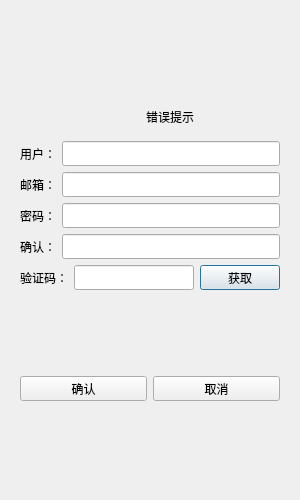
<?xml version="1.0" encoding="UTF-8"?>
<ui version="4.0">
 <class>RegisterDialog</class>
 <widget class="QDialog" name="RegisterDialog">
  <property name="geometry">
   <rect>
    <x>0</x>
    <y>0</y>
    <width>300</width>
    <height>500</height>
   </rect>
  </property>
  <property name="minimumSize">
   <size>
    <width>300</width>
    <height>500</height>
   </size>
  </property>
  <property name="maximumSize">
   <size>
    <width>338</width>
    <height>500</height>
   </size>
  </property>
  <property name="windowTitle">
   <string>Dialog</string>
  </property>
  <layout class="QVBoxLayout" name="verticalLayout_2">
   <item>
    <layout class="QVBoxLayout" name="verticalLayout">
     <item>
      <widget class="QStackedWidget" name="stackedWidget">
       <widget class="QWidget" name="page">
        <layout class="QVBoxLayout" name="verticalLayout_3">
         <item>
          <spacer name="verticalSpacer">
           <property name="orientation">
            <enum>Qt::Vertical</enum>
           </property>
           <property name="sizeHint" stdset="0">
            <size>
             <width>20</width>
             <height>40</height>
            </size>
           </property>
          </spacer>
         </item>
         <item>
          <widget class="QWidget" name="widget" native="true">
           <property name="minimumSize">
            <size>
             <width>300</width>
             <height>0</height>
            </size>
           </property>
           <property name="layoutDirection">
            <enum>Qt::LeftToRight</enum>
           </property>
           <layout class="QVBoxLayout" name="verticalLayout_4">
            <item>
             <widget class="QLabel" name="err_tip">
              <property name="layoutDirection">
               <enum>Qt::LeftToRight</enum>
              </property>
              <property name="text">
               <string>错误提示</string>
              </property>
              <property name="alignment">
               <set>Qt::AlignCenter</set>
              </property>
             </widget>
            </item>
           </layout>
          </widget>
         </item>
         <item>
          <layout class="QHBoxLayout" name="horizontalLayout">
           <item>
            <widget class="QLabel" name="user_label">
             <property name="minimumSize">
              <size>
               <width>0</width>
               <height>25</height>
              </size>
             </property>
             <property name="maximumSize">
              <size>
               <width>16777215</width>
               <height>25</height>
              </size>
             </property>
             <property name="text">
              <string>用户：</string>
             </property>
            </widget>
           </item>
           <item>
            <widget class="QLineEdit" name="user_edit">
             <property name="minimumSize">
              <size>
               <width>0</width>
               <height>25</height>
              </size>
             </property>
             <property name="maximumSize">
              <size>
               <width>16777215</width>
               <height>25</height>
              </size>
             </property>
            </widget>
           </item>
          </layout>
         </item>
         <item>
          <layout class="QHBoxLayout" name="horizontalLayout_2">
           <item>
            <widget class="QLabel" name="email_label">
             <property name="minimumSize">
              <size>
               <width>0</width>
               <height>25</height>
              </size>
             </property>
             <property name="maximumSize">
              <size>
               <width>16777215</width>
               <height>25</height>
              </size>
             </property>
             <property name="text">
              <string>邮箱：</string>
             </property>
            </widget>
           </item>
           <item>
            <widget class="QLineEdit" name="email_edit">
             <property name="minimumSize">
              <size>
               <width>0</width>
               <height>25</height>
              </size>
             </property>
             <property name="maximumSize">
              <size>
               <width>16777215</width>
               <height>25</height>
              </size>
             </property>
            </widget>
           </item>
          </layout>
         </item>
         <item>
          <layout class="QHBoxLayout" name="horizontalLayout_3">
           <item>
            <widget class="QLabel" name="pass_label">
             <property name="minimumSize">
              <size>
               <width>0</width>
               <height>25</height>
              </size>
             </property>
             <property name="maximumSize">
              <size>
               <width>16777215</width>
               <height>25</height>
              </size>
             </property>
             <property name="text">
              <string>密码：</string>
             </property>
            </widget>
           </item>
           <item>
            <widget class="QLineEdit" name="pass_edit">
             <property name="minimumSize">
              <size>
               <width>0</width>
               <height>25</height>
              </size>
             </property>
             <property name="maximumSize">
              <size>
               <width>16777215</width>
               <height>25</height>
              </size>
             </property>
            </widget>
           </item>
          </layout>
         </item>
         <item>
          <layout class="QHBoxLayout" name="horizontalLayout_4">
           <item>
            <widget class="QLabel" name="confirm_label">
             <property name="minimumSize">
              <size>
               <width>0</width>
               <height>25</height>
              </size>
             </property>
             <property name="maximumSize">
              <size>
               <width>16777215</width>
               <height>25</height>
              </size>
             </property>
             <property name="text">
              <string>确认：</string>
             </property>
            </widget>
           </item>
           <item>
            <widget class="QLineEdit" name="confirm_edit">
             <property name="minimumSize">
              <size>
               <width>0</width>
               <height>25</height>
              </size>
             </property>
             <property name="maximumSize">
              <size>
               <width>16777215</width>
               <height>25</height>
              </size>
             </property>
            </widget>
           </item>
          </layout>
         </item>
         <item>
          <layout class="QHBoxLayout" name="horizontalLayout_5">
           <item>
            <widget class="QLabel" name="varify_label">
             <property name="minimumSize">
              <size>
               <width>0</width>
               <height>25</height>
              </size>
             </property>
             <property name="maximumSize">
              <size>
               <width>16777215</width>
               <height>25</height>
              </size>
             </property>
             <property name="text">
              <string>验证码：</string>
             </property>
            </widget>
           </item>
           <item>
            <widget class="QLineEdit" name="varify_edit">
             <property name="minimumSize">
              <size>
               <width>0</width>
               <height>25</height>
              </size>
             </property>
             <property name="maximumSize">
              <size>
               <width>16777215</width>
               <height>25</height>
              </size>
             </property>
            </widget>
           </item>
           <item>
            <widget class="QPushButton" name="get_code">
             <property name="minimumSize">
              <size>
               <width>0</width>
               <height>25</height>
              </size>
             </property>
             <property name="maximumSize">
              <size>
               <width>16777215</width>
               <height>25</height>
              </size>
             </property>
             <property name="text">
              <string>获取</string>
             </property>
            </widget>
           </item>
          </layout>
         </item>
         <item>
          <spacer name="verticalSpacer_3">
           <property name="orientation">
            <enum>Qt::Vertical</enum>
           </property>
           <property name="sizeHint" stdset="0">
            <size>
             <width>20</width>
             <height>40</height>
            </size>
           </property>
          </spacer>
         </item>
         <item>
          <layout class="QHBoxLayout" name="horizontalLayout_6">
           <item>
            <widget class="QPushButton" name="sure_btn">
             <property name="minimumSize">
              <size>
               <width>0</width>
               <height>25</height>
              </size>
             </property>
             <property name="maximumSize">
              <size>
               <width>16777215</width>
               <height>25</height>
              </size>
             </property>
             <property name="text">
              <string>确认</string>
             </property>
            </widget>
           </item>
           <item>
            <widget class="QPushButton" name="pushButton_2">
             <property name="minimumSize">
              <size>
               <width>0</width>
               <height>25</height>
              </size>
             </property>
             <property name="maximumSize">
              <size>
               <width>16777215</width>
               <height>25</height>
              </size>
             </property>
             <property name="text">
              <string>取消</string>
             </property>
            </widget>
           </item>
          </layout>
         </item>
         <item>
          <spacer name="verticalSpacer_2">
           <property name="orientation">
            <enum>Qt::Vertical</enum>
           </property>
           <property name="sizeHint" stdset="0">
            <size>
             <width>20</width>
             <height>40</height>
            </size>
           </property>
          </spacer>
         </item>
        </layout>
       </widget>
       <widget class="QWidget" name="page_2"/>
      </widget>
     </item>
    </layout>
   </item>
  </layout>
 </widget>
 <resources/>
 <connections/>
</ui>
